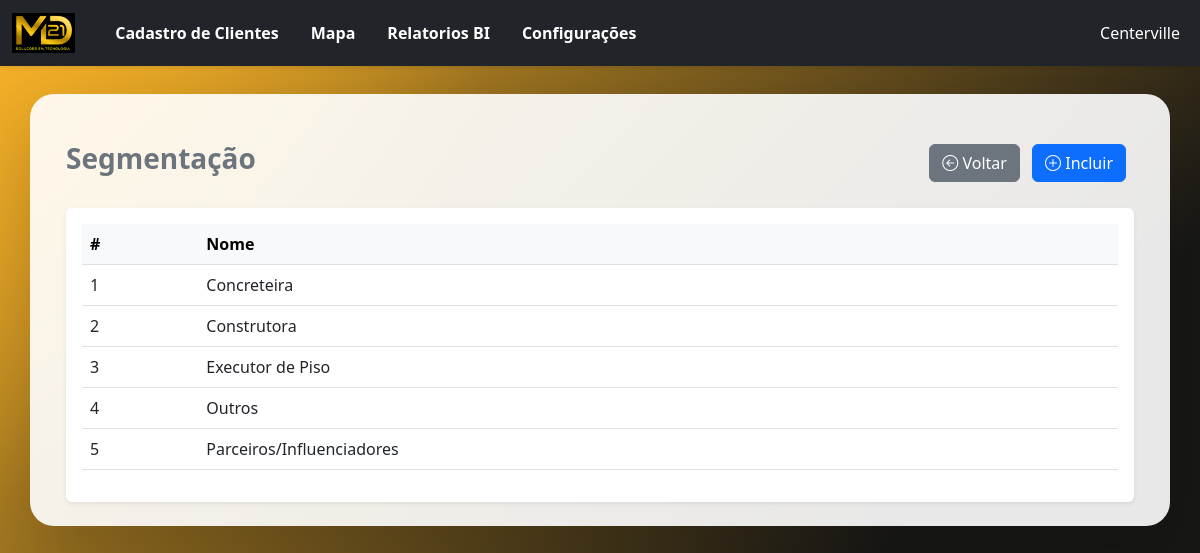
Screenshot of /configuracoes/segmentacao/ (signed in) with the database file from the repository.
### core/models.py (models this page shows, shortened)
class Segmentacao(models.Model):
    nome = models.CharField(max_length=100, unique=True)

### core/views.py (the view)
# urls.py: path("configuracoes/segmentacao/", views.segmentacao_list, name="segmentacao_list"),
def segmentacao_list(request):
    segmentacoes = Segmentacao.objects.all().order_by("nome")
    return render(request, "segmentacao_list.html", {"segmentacoes": segmentacoes})

### core/templates/segmentacao_list.html (shortened to what this page needs)
{% extends "base.html" %}
{% load static %}
{% block content %}
<div class="container mt-4">
    <div class="d-flex justify-content-between align-items-center mb-4">
        <h3 class="fw-bold text-secondary">Segmentação</h3>
        <div>
            <a href="{% url 'configuracoes' %}" class="btn btn-secondary me-2">
                <i class="bi bi-arrow-left-circle"></i> Voltar
            </a>
            <a href="{% url 'segmentacao_novo' %}" class="btn btn-primary me-2">
                <i class="bi bi-plus-circle"></i> Incluir
            </a>
        </div>
    </div>
    <div class="table-responsive shadow-sm bg-white p-3 rounded">
        <table class="table table-hover" id="tabela-segmentacao">
            <thead class="table-light">
                <tr>
                    <th>#</th>
                    <th>Nome</th>
                </tr>
            </thead>
            <tbody>
                {% for seg in segmentacoes %}
                <tr class="linha-segmentacao" data-id="{{ seg.id }}">
                    <td>{{ forloop.counter }}</td>
                    <td>{{ seg.nome }}</td>
                </tr>
                {% empty %}
                <tr><td colspan="2" class="text-center text-muted">Nenhuma segmentação cadastrada.</td></tr>
                {% endfor %}
            </tbody>
        </table>
    </div>
</div>
{% endblock %}

### static/css/base.css (style rules this page uses)
body { background: radial-gradient(circle at top left, rgba(245, 176, 39, 0.88), transparent 34%), linear-gradient(135deg, #f5b027 0%, #171716 72%); min-height: 100vh; }

### rows the page displays
Segmentacao: nome "Concreteira"
Segmentacao: nome "Construtora"
Segmentacao: nome "Executor de Piso"
Segmentacao: nome "Outros"
Segmentacao: nome "Parceiros/Influenciadores"
